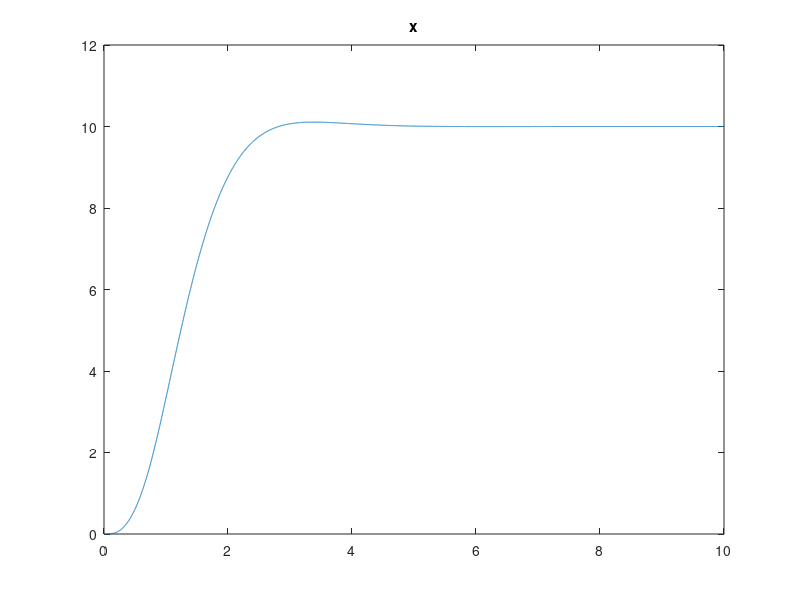
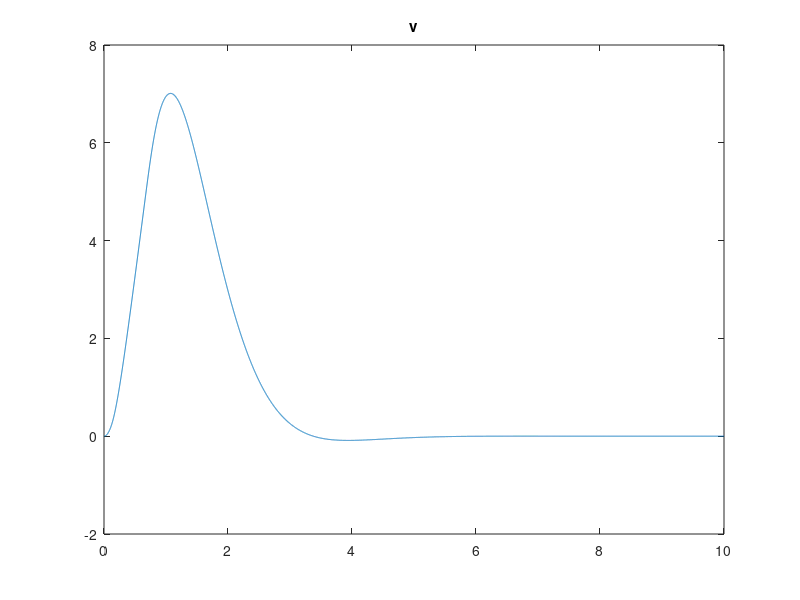
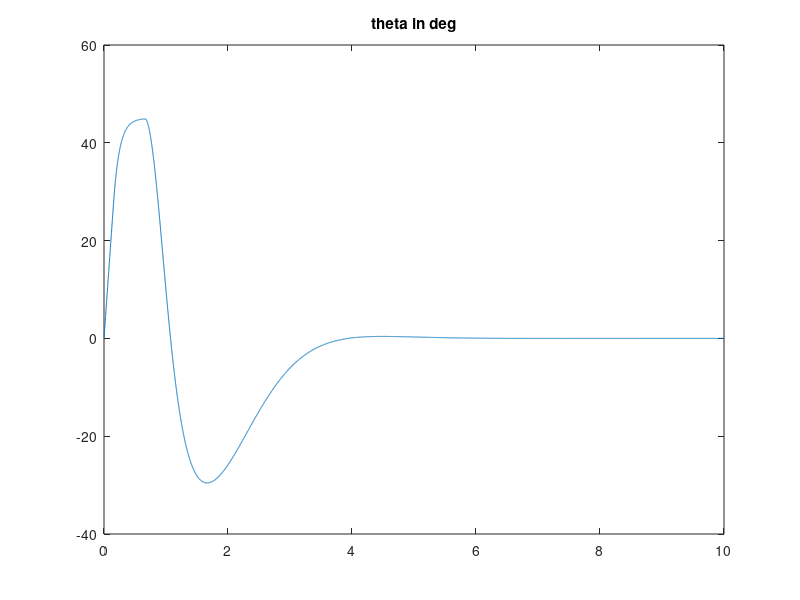
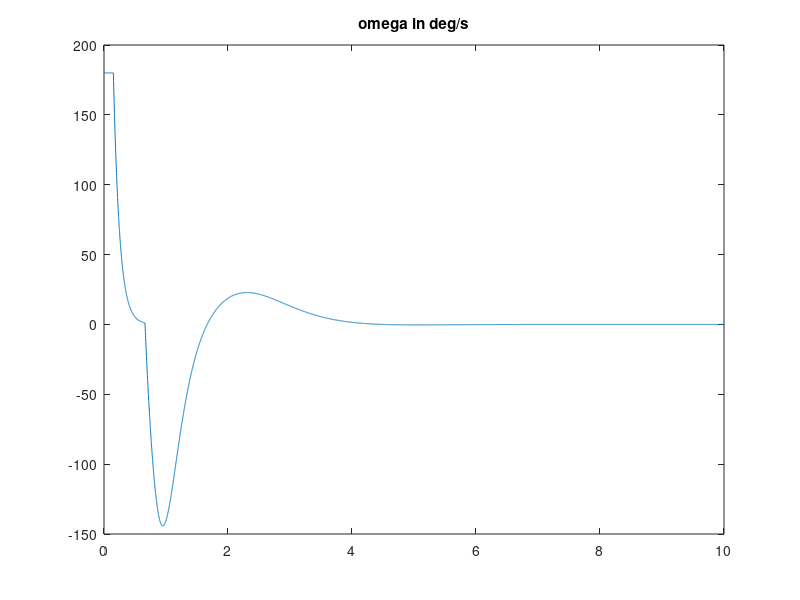

These figures' MATLAB source, in order:

clear
close all

g = 9.8;
sim_time    = 10;
dt          = 0.001;

num_steps   = sim_time / dt;
steps = 1 : num_steps;
t = steps * dt;

% Desired Conditions
x_r = 10;

% Controller values
K_v         = 1;
K_a         = 2.5;
K_omega     = 10;

max_theta   = pi / 4;
max_omega   = 30 / 60 * 2 * pi;

% Initial Conditions
m = 1;
x       = zeros(size(steps));
v_x     = zeros(size(steps));
theta   = zeros(size(steps));
omega   = zeros(size(steps));

% Start of sim

F_g = m * g;

for n = steps
    p = max([n - 1, 1]);
    x0 = x(p);
    v_x0 = v_x(p);
    theta0 = theta(p);

    % Calculate inputs
    v_x_in      = -K_v * (x0 - x_r);

    a_x_in      = -K_a * (v_x0 - v_x_in);

    theta_in    = atan(a_x_in / g);
    theta_in    = min([theta_in, max_theta]);
    theta_in    = max([theta_in, -max_theta]);

    omega_in    = -K_omega * (theta0 - theta_in);
    omega_in    = min([omega_in, max_omega]);
    omega_in    = max([omega_in, -max_omega]);
    
    F_thrust = F_g / cos(theta0);
    F_thrust_x = F_thrust * sin(theta0);

    % Update state
    a_x = F_thrust_x / m;
    v_x(n) = v_x0 + a_x * dt;
    x(n) = x0 + v_x0 * dt + 0.5 * a_x * dt * dt;
    theta(n) = theta0 + omega_in * dt;
    omega(n) = omega_in;
end

figure
plot(t, x)
title('x')

figure
plot(t, v_x)
title('v')

figure
plot(t, theta * 180 / pi)
title('theta in deg')

figure
plot(t, omega * 180 / pi)
title('omega in deg/s')
